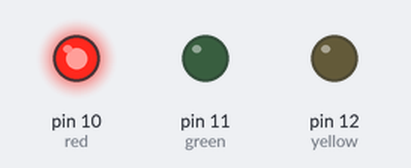
Recording of a sketch running on a simulated Arduino Uno, built with avr-gcc and run on an emulated ATmega328P. On the bench: output pins drawn as LEDs (lit = HIGH).

Above: at 1.5 s.
At 3.7 s:
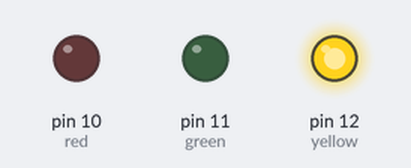
At 6.0 s:
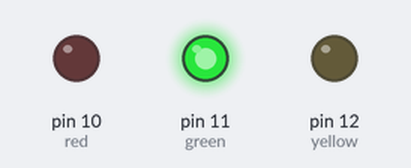
Timing chart, 0 to 9.8 s (numbered marks = the images above):
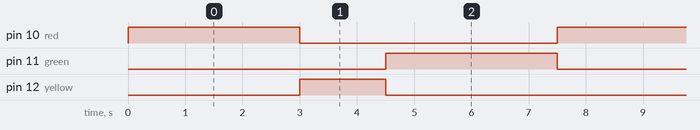

The sketch:

sketch_dec27a.ino
```cpp
int red = 10;
int yellow = 12;
int green = 11;

void setup() {
  pinMode(red, OUTPUT);
  pinMode(yellow, OUTPUT);
  pinMode(green, OUTPUT);
}
void loop() {
  digitalWrite(red, HIGH);
  digitalWrite(yellow, LOW);
  digitalWrite(green, LOW);
  delay(3000);

  digitalWrite(red, LOW);
  digitalWrite(yellow, HIGH);
  digitalWrite(green, LOW);
  delay(1500);


 digitalWrite(red, LOW);
  digitalWrite(yellow, LOW);
  digitalWrite(green, HIGH);
  delay(3000);
}
```

Measured:
- by itself, pin 10 (red), pin 11 (green): alternates HIGH for 3.0 s and LOW for 4.5 s
- by itself, pin 12 (yellow): alternates HIGH for 1.5 s and LOW for 6.0 s
- by itself, everything shown: repeats every 7.5 s, in 3 steps
